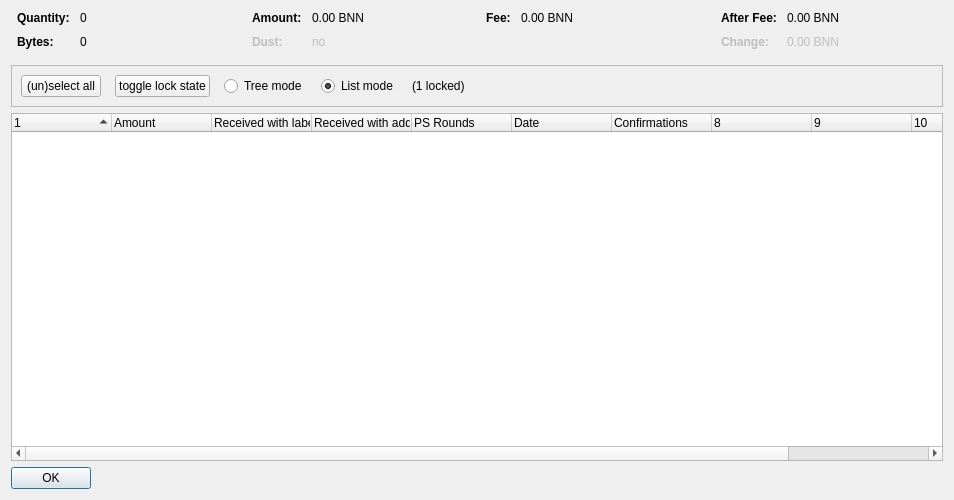
<?xml version="1.0" encoding="UTF-8"?>
<ui version="4.0">
 <class>CoinControlDialog</class>
 <widget class="QDialog" name="CoinControlDialog">
  <property name="geometry">
   <rect>
    <x>0</x>
    <y>0</y>
    <width>954</width>
    <height>500</height>
   </rect>
  </property>
  <property name="windowTitle">
   <string>Coin Selection</string>
  </property>
  <layout class="QVBoxLayout" name="verticalLayout">
   <item>
    <layout class="QHBoxLayout" name="horizontalLayoutTop" stretch="0,0,0,0">
     <property name="topMargin">
      <number>0</number>
     </property>
     <property name="bottomMargin">
      <number>10</number>
     </property>
     <item>
      <layout class="QFormLayout" name="formLayoutCoinControl1">
       <property name="horizontalSpacing">
        <number>10</number>
       </property>
       <property name="verticalSpacing">
        <number>10</number>
       </property>
       <property name="leftMargin">
        <number>6</number>
       </property>
       <property name="rightMargin">
        <number>6</number>
       </property>
       <item row="0" column="0">
        <widget class="QLabel" name="labelCoinControlQuantityText">
         <property name="font">
          <font>
           <weight>75</weight>
           <bold>true</bold>
          </font>
         </property>
         <property name="text">
          <string>Quantity:</string>
         </property>
        </widget>
       </item>
       <item row="0" column="1">
        <widget class="QLabel" name="labelCoinControlQuantity">
         <property name="cursor">
          <cursorShape>IBeamCursor</cursorShape>
         </property>
         <property name="contextMenuPolicy">
          <enum>Qt::ActionsContextMenu</enum>
         </property>
         <property name="text">
          <string notr="true">0</string>
         </property>
         <property name="textInteractionFlags">
          <set>Qt::LinksAccessibleByMouse|Qt::TextSelectableByKeyboard|Qt::TextSelectableByMouse</set>
         </property>
        </widget>
       </item>
       <item row="1" column="0">
        <widget class="QLabel" name="labelCoinControlBytesText">
         <property name="font">
          <font>
           <weight>75</weight>
           <bold>true</bold>
          </font>
         </property>
         <property name="text">
          <string>Bytes:</string>
         </property>
        </widget>
       </item>
       <item row="1" column="1">
        <widget class="QLabel" name="labelCoinControlBytes">
         <property name="cursor">
          <cursorShape>IBeamCursor</cursorShape>
         </property>
         <property name="contextMenuPolicy">
          <enum>Qt::ActionsContextMenu</enum>
         </property>
         <property name="text">
          <string notr="true">0</string>
         </property>
         <property name="textInteractionFlags">
          <set>Qt::LinksAccessibleByMouse|Qt::TextSelectableByKeyboard|Qt::TextSelectableByMouse</set>
         </property>
        </widget>
       </item>
      </layout>
     </item>
     <item>
      <layout class="QFormLayout" name="formLayoutCoinControl2">
       <property name="horizontalSpacing">
        <number>10</number>
       </property>
       <property name="verticalSpacing">
        <number>10</number>
       </property>
       <property name="leftMargin">
        <number>6</number>
       </property>
       <property name="rightMargin">
        <number>6</number>
       </property>
       <item row="0" column="0">
        <widget class="QLabel" name="labelCoinControlAmountText">
         <property name="font">
          <font>
           <weight>75</weight>
           <bold>true</bold>
          </font>
         </property>
         <property name="text">
          <string>Amount:</string>
         </property>
        </widget>
       </item>
       <item row="0" column="1">
        <widget class="QLabel" name="labelCoinControlAmount">
         <property name="cursor">
          <cursorShape>IBeamCursor</cursorShape>
         </property>
         <property name="contextMenuPolicy">
          <enum>Qt::ActionsContextMenu</enum>
         </property>
         <property name="text">
          <string notr="true">0.00 BNN</string>
         </property>
         <property name="textInteractionFlags">
          <set>Qt::LinksAccessibleByMouse|Qt::TextSelectableByKeyboard|Qt::TextSelectableByMouse</set>
         </property>
        </widget>
       </item>
       <item row="1" column="0">
        <widget class="QLabel" name="labelCoinControlLowOutputText">
         <property name="enabled">
          <bool>false</bool>
         </property>
         <property name="font">
          <font>
           <weight>75</weight>
           <bold>true</bold>
          </font>
         </property>
         <property name="text">
          <string>Dust:</string>
         </property>
        </widget>
       </item>
       <item row="1" column="1">
        <widget class="QLabel" name="labelCoinControlLowOutput">
         <property name="enabled">
          <bool>false</bool>
         </property>
         <property name="cursor">
          <cursorShape>IBeamCursor</cursorShape>
         </property>
         <property name="contextMenuPolicy">
          <enum>Qt::ActionsContextMenu</enum>
         </property>
         <property name="text">
          <string notr="true">no</string>
         </property>
         <property name="textInteractionFlags">
          <set>Qt::LinksAccessibleByMouse|Qt::TextSelectableByKeyboard|Qt::TextSelectableByMouse</set>
         </property>
        </widget>
       </item>
      </layout>
     </item>
     <item>
      <layout class="QFormLayout" name="formLayoutCoinControl3">
       <property name="horizontalSpacing">
        <number>10</number>
       </property>
       <property name="verticalSpacing">
        <number>10</number>
       </property>
       <property name="leftMargin">
        <number>6</number>
       </property>
       <property name="rightMargin">
        <number>6</number>
       </property>
       <item row="0" column="0">
        <widget class="QLabel" name="labelCoinControlFeeText">
         <property name="font">
          <font>
           <weight>75</weight>
           <bold>true</bold>
          </font>
         </property>
         <property name="text">
          <string>Fee:</string>
         </property>
        </widget>
       </item>
       <item row="0" column="1">
        <widget class="QLabel" name="labelCoinControlFee">
         <property name="cursor">
          <cursorShape>IBeamCursor</cursorShape>
         </property>
         <property name="contextMenuPolicy">
          <enum>Qt::ActionsContextMenu</enum>
         </property>
         <property name="text">
          <string notr="true">0.00 BNN</string>
         </property>
         <property name="textInteractionFlags">
          <set>Qt::LinksAccessibleByMouse|Qt::TextSelectableByKeyboard|Qt::TextSelectableByMouse</set>
         </property>
        </widget>
       </item>
      </layout>
     </item>
     <item>
      <layout class="QFormLayout" name="formLayoutCoinControl4">
       <property name="horizontalSpacing">
        <number>10</number>
       </property>
       <property name="verticalSpacing">
        <number>10</number>
       </property>
       <property name="leftMargin">
        <number>6</number>
       </property>
       <property name="rightMargin">
        <number>6</number>
       </property>
       <item row="0" column="0">
        <widget class="QLabel" name="labelCoinControlAfterFeeText">
         <property name="font">
          <font>
           <weight>75</weight>
           <bold>true</bold>
          </font>
         </property>
         <property name="text">
          <string>After Fee:</string>
         </property>
        </widget>
       </item>
       <item row="0" column="1">
        <widget class="QLabel" name="labelCoinControlAfterFee">
         <property name="cursor">
          <cursorShape>IBeamCursor</cursorShape>
         </property>
         <property name="contextMenuPolicy">
          <enum>Qt::ActionsContextMenu</enum>
         </property>
         <property name="text">
          <string notr="true">0.00 BNN</string>
         </property>
         <property name="textInteractionFlags">
          <set>Qt::LinksAccessibleByMouse|Qt::TextSelectableByKeyboard|Qt::TextSelectableByMouse</set>
         </property>
        </widget>
       </item>
       <item row="1" column="0">
        <widget class="QLabel" name="labelCoinControlChangeText">
         <property name="enabled">
          <bool>false</bool>
         </property>
         <property name="font">
          <font>
           <weight>75</weight>
           <bold>true</bold>
          </font>
         </property>
         <property name="text">
          <string>Change:</string>
         </property>
        </widget>
       </item>
       <item row="1" column="1">
        <widget class="QLabel" name="labelCoinControlChange">
         <property name="enabled">
          <bool>false</bool>
         </property>
         <property name="cursor">
          <cursorShape>IBeamCursor</cursorShape>
         </property>
         <property name="contextMenuPolicy">
          <enum>Qt::ActionsContextMenu</enum>
         </property>
         <property name="text">
          <string notr="true">0.00 BNN</string>
         </property>
         <property name="textInteractionFlags">
          <set>Qt::LinksAccessibleByMouse|Qt::TextSelectableByKeyboard|Qt::TextSelectableByMouse</set>
         </property>
        </widget>
       </item>
      </layout>
     </item>
    </layout>
   </item>
   <item>
    <widget class="QFrame" name="frame">
     <property name="minimumSize">
      <size>
       <width>0</width>
       <height>40</height>
      </size>
     </property>
     <property name="frameShape">
      <enum>QFrame::StyledPanel</enum>
     </property>
     <property name="frameShadow">
      <enum>QFrame::Sunken</enum>
     </property>
     <layout class="QHBoxLayout" name="horizontalLayout">
      <item>
       <layout class="QHBoxLayout" name="horizontalLayoutPanel" stretch="0,0,0,0,0,0">
        <property name="spacing">
         <number>14</number>
        </property>
        <item>
         <widget class="QPushButton" name="pushButtonSelectAll">
          <property name="sizePolicy">
           <sizepolicy hsizetype="Maximum" vsizetype="Fixed">
            <horstretch>0</horstretch>
            <verstretch>0</verstretch>
           </sizepolicy>
          </property>
          <property name="text">
           <string>(un)select all</string>
          </property>
          <property name="autoDefault">
           <bool>false</bool>
          </property>
         </widget>
        </item>
        <item>
         <widget class="QPushButton" name="pushButtonToggleLock">
          <property name="sizePolicy">
           <sizepolicy hsizetype="Maximum" vsizetype="Fixed">
            <horstretch>0</horstretch>
            <verstretch>0</verstretch>
           </sizepolicy>
          </property>
          <property name="text">
           <string>toggle lock state</string>
          </property>
          <property name="autoDefault">
           <bool>false</bool>
          </property>
         </widget>
        </item>
        <item>
         <widget class="QRadioButton" name="radioTreeMode">
          <property name="sizePolicy">
           <sizepolicy hsizetype="Maximum" vsizetype="Fixed">
            <horstretch>0</horstretch>
            <verstretch>0</verstretch>
           </sizepolicy>
          </property>
          <property name="text">
           <string>Tree mode</string>
          </property>
         </widget>
        </item>
        <item>
         <widget class="QRadioButton" name="radioListMode">
          <property name="sizePolicy">
           <sizepolicy hsizetype="Maximum" vsizetype="Fixed">
            <horstretch>0</horstretch>
            <verstretch>0</verstretch>
           </sizepolicy>
          </property>
          <property name="text">
           <string>List mode</string>
          </property>
          <property name="checked">
           <bool>true</bool>
          </property>
         </widget>
        </item>
        <item>
         <widget class="QLabel" name="labelLocked">
          <property name="text">
           <string>(1 locked)</string>
          </property>
         </widget>
        </item>
        <item>
         <spacer name="horizontalSpacer">
          <property name="orientation">
           <enum>Qt::Horizontal</enum>
          </property>
          <property name="sizeHint" stdset="0">
           <size>
            <width>40</width>
            <height>20</height>
           </size>
          </property>
         </spacer>
        </item>
       </layout>
      </item>
     </layout>
    </widget>
   </item>
   <item>
    <widget class="CoinControlTreeWidget" name="treeWidget">
     <property name="contextMenuPolicy">
      <enum>Qt::CustomContextMenu</enum>
     </property>
     <property name="sortingEnabled">
      <bool>false</bool>
     </property>
     <property name="columnCount">
      <number>11</number>
     </property>
     <attribute name="headerShowSortIndicator" stdset="0">
      <bool>true</bool>
     </attribute>
     <attribute name="headerStretchLastSection">
      <bool>false</bool>
     </attribute>
     <column>
      <property name="text">
       <string/>
      </property>
     </column>
     <column>
      <property name="text">
       <string>Amount</string>
      </property>
     </column>
     <column>
      <property name="text">
       <string>Received with label</string>
      </property>
     </column>
     <column>
      <property name="text">
       <string>Received with address</string>
      </property>
     </column>
     <column>
      <property name="text">
       <string>PS Rounds</string>
      </property>
     </column>
     <column>
      <property name="text">
       <string>Date</string>
      </property>
     </column>
     <column>
      <property name="text">
       <string>Confirmations</string>
      </property>
      <property name="toolTip">
       <string>Confirmed</string>
      </property>
     </column>
     <column>
      <property name="text">
       <string/>
      </property>
     </column>
     <column>
      <property name="text">
       <string/>
      </property>
     </column>
     <column>
      <property name="text">
       <string/>
      </property>
     </column>
     <column>
      <property name="text">
       <string/>
      </property>
     </column>
    </widget>
   </item>
   <item>
    <widget class="QDialogButtonBox" name="buttonBox">
     <property name="sizePolicy">
      <sizepolicy hsizetype="Maximum" vsizetype="Fixed">
       <horstretch>0</horstretch>
       <verstretch>0</verstretch>
      </sizepolicy>
     </property>
     <property name="orientation">
      <enum>Qt::Horizontal</enum>
     </property>
     <property name="standardButtons">
      <set>QDialogButtonBox::Ok</set>
     </property>
    </widget>
   </item>
  </layout>
 </widget>
 <customwidgets>
  <customwidget>
   <class>CoinControlTreeWidget</class>
   <extends>QTreeWidget</extends>
   <header>coincontroltreewidget.h</header>
  </customwidget>
 </customwidgets>
 <resources/>
 <connections/>
</ui>
